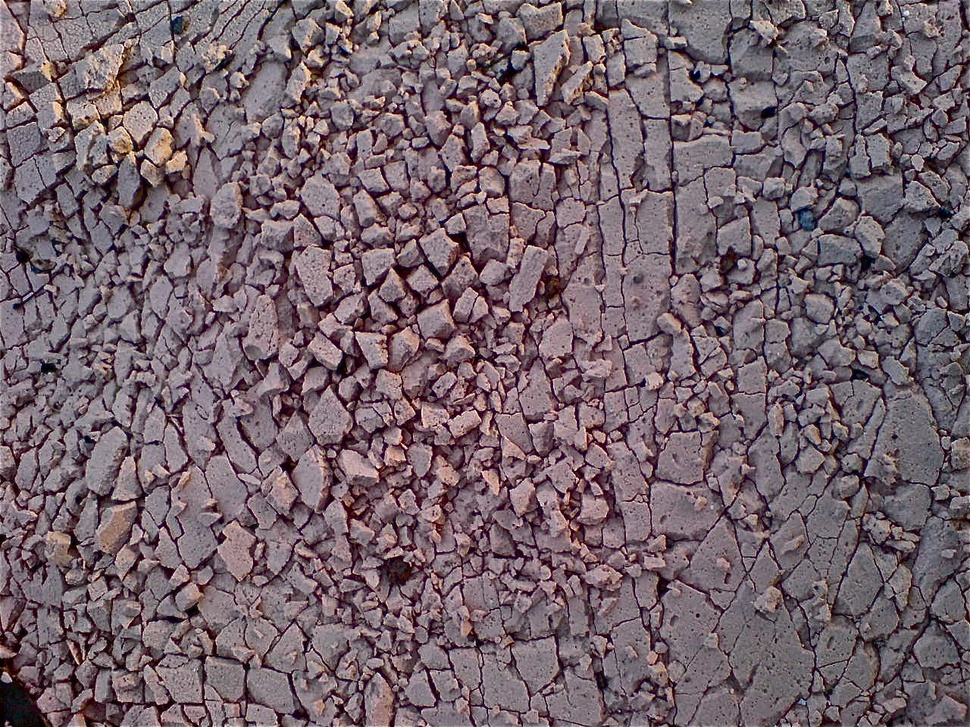
#> input picture Exercise IULI/STANLEY/Interesting Textures.jpg, 970 x 727 px, shrunk from 1280 x 960 before the run, found by its file name
$ python '16. Blur Gaussian.py'   (Python 2 division)
#> lines starting #> are read from the running program, lines starting #| are printed output that depends on the picture
# -*- coding: utf-8 -*-
"""
Created on Sat Mar 10 16:06:13 2018

@author: Hexidaz
"""

import cv2

img = cv2.imread('D:\Document\Spyder Project\Images\Interesting Textures.jpg')
#> img is the input picture: shape (727, 970, 3); mean B, G, R 107.7, 99.4, 116.8

blur3 = cv2.GaussianBlur(img,(3,3),0)
blur5 = cv2.GaussianBlur(img,(5,5),0)
blur9 = cv2.GaussianBlur(img,(9,9),0)
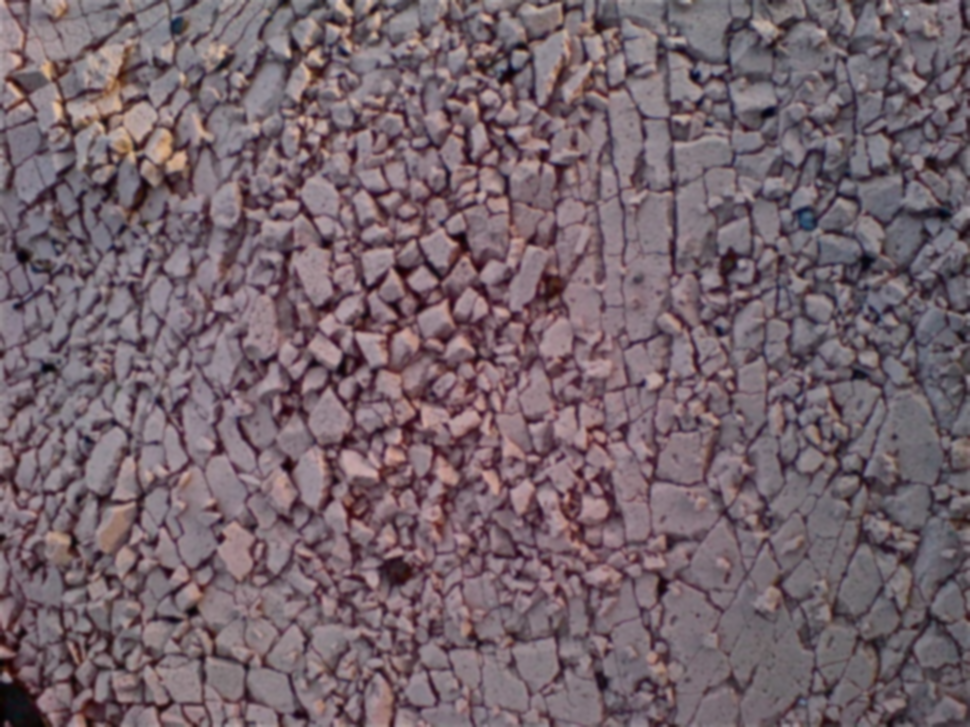
#> blur9: shape (727, 970, 3); mean B, G, R 107.7, 99.4, 116.8
blur11 = cv2.GaussianBlur(img,(11,11),0)
blur5_2 = cv2.GaussianBlur(blur5,(5,5),0)

cv2.imshow('img', img)
cv2.imshow('blur3', blur3)
cv2.imshow('blur5', blur5)
cv2.imshow('blur11', blur11)
cv2.imshow('blur5_2', blur5_2)

print 'No, they dont look nearly the same since blur 5x5 is not as strong as 11x11 and by blurring it 2 times with the same strength almost does no effect except if the strength is high'

cv2.waitKey(0)
cv2.destroyAllWindows()
